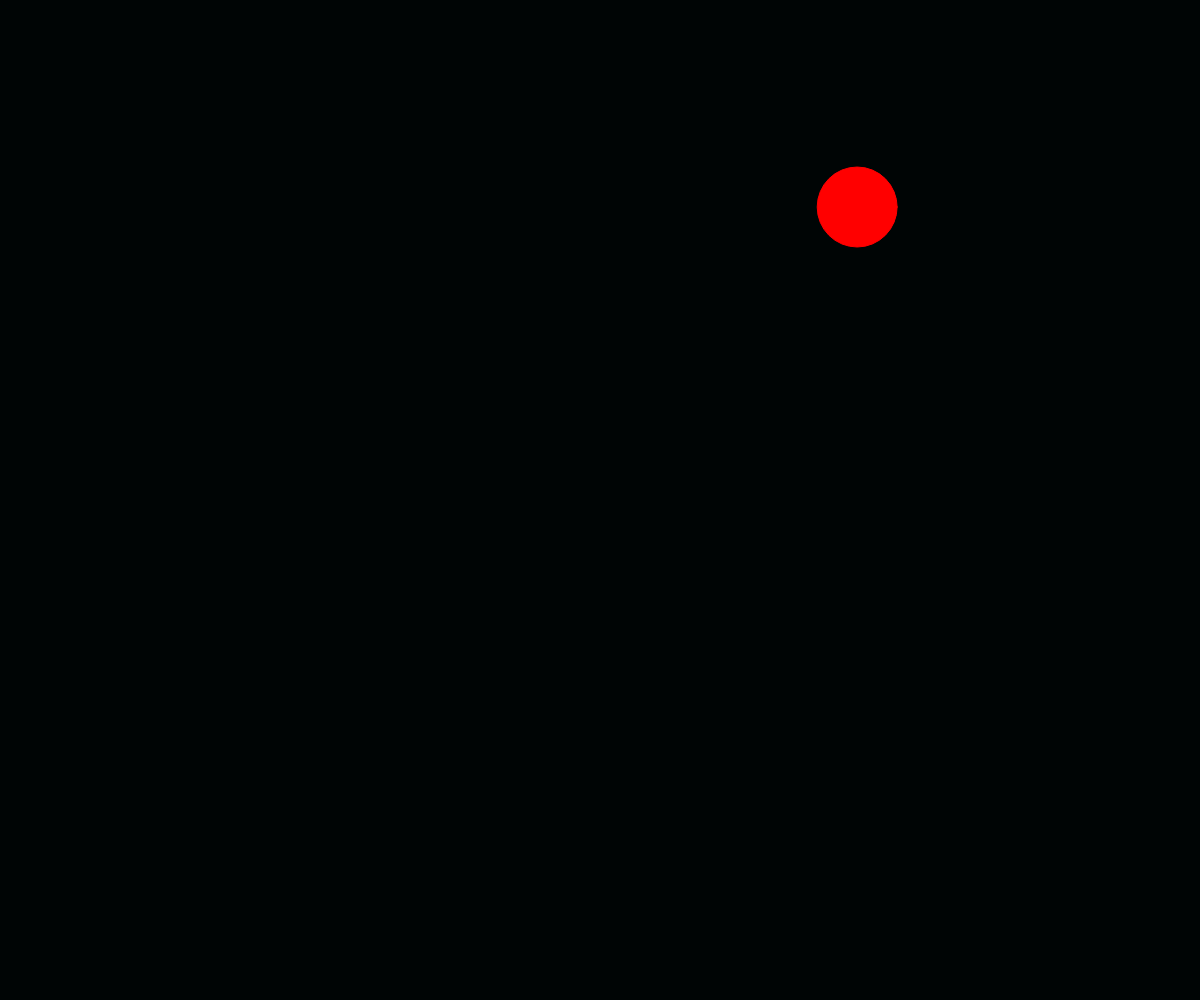
Frame 1 (no input)
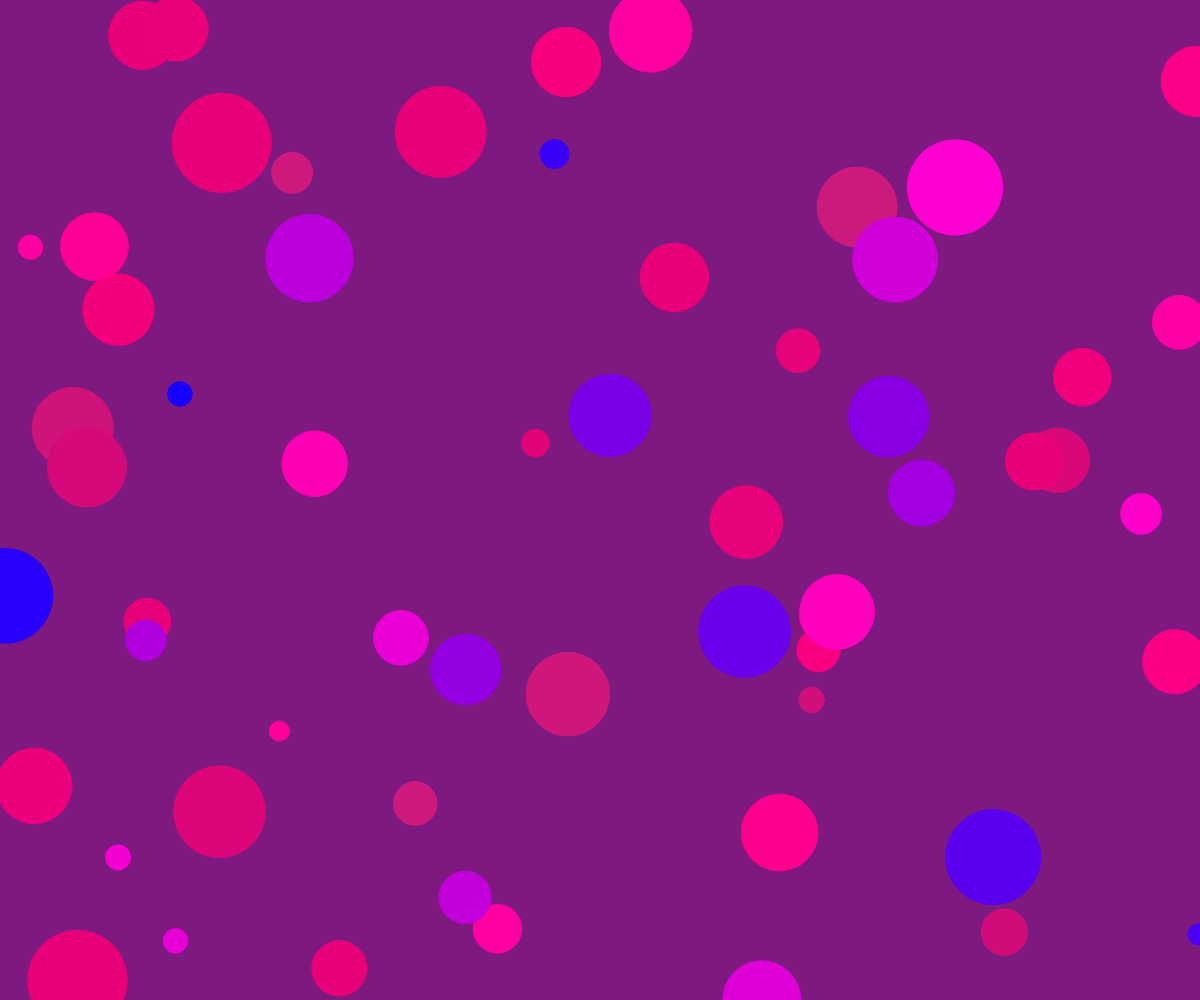
Frame 60 (no input)
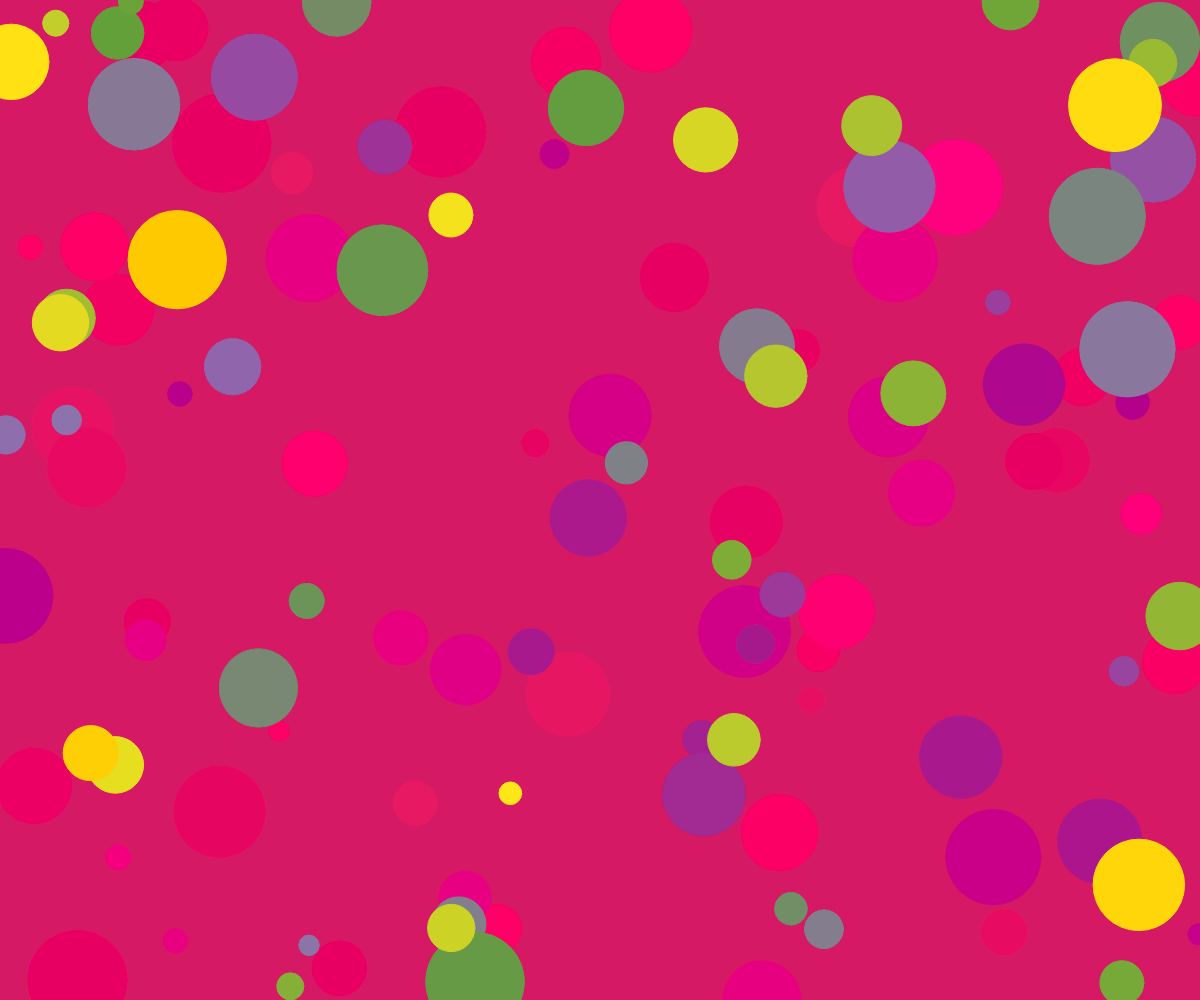
Frame 120 (the mouse pressed at the canvas centre since frame 60)

The p5.js sketch that drew these frames (run headless with seeded random() and noise() and a simulated clock; from frame 60 on, the mouse is pressed at the canvas centre):

// p5.js sketch
// ── sketch.js
var r;
var h;


function setup() {
  createCanvas(windowWidth,windowHeight);
  colorMode(HSB);
  background(44,0,0);
  r=0;
  h=100;
}

function draw() {
  h = 180*sin(0.02*frameCount)+180;
  r = 180*cos(0.02*frameCount)+180;
  
  //background(189,80,100,0.02);
  background(h,100,100,0.02);
  stroke(r,100,100);
  fill(r,100,100);
  ellipse(random(windowWidth),random(windowHeight),random(20,100));
}
